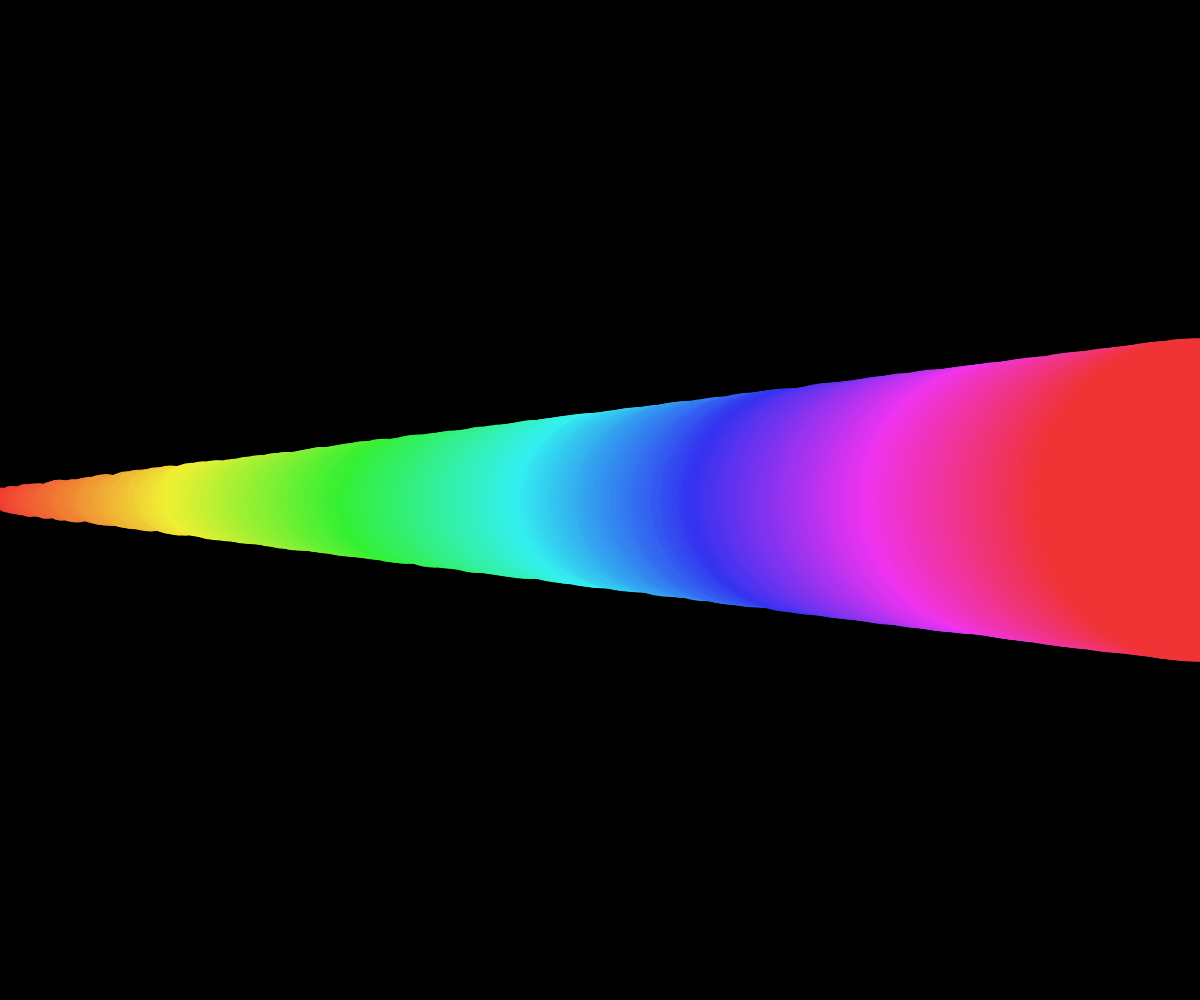
Frame 1 (no input)
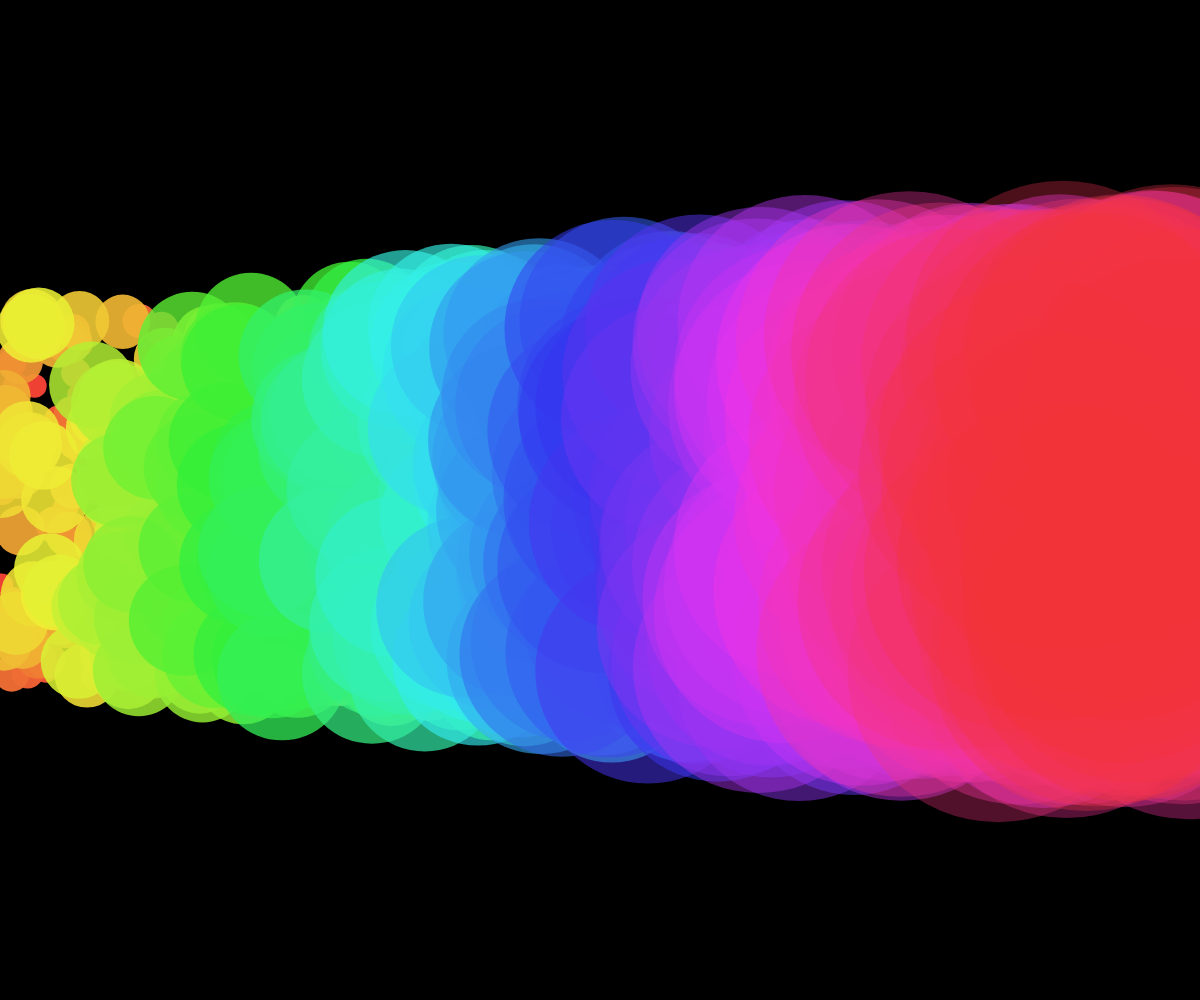
Frame 60 (no input)
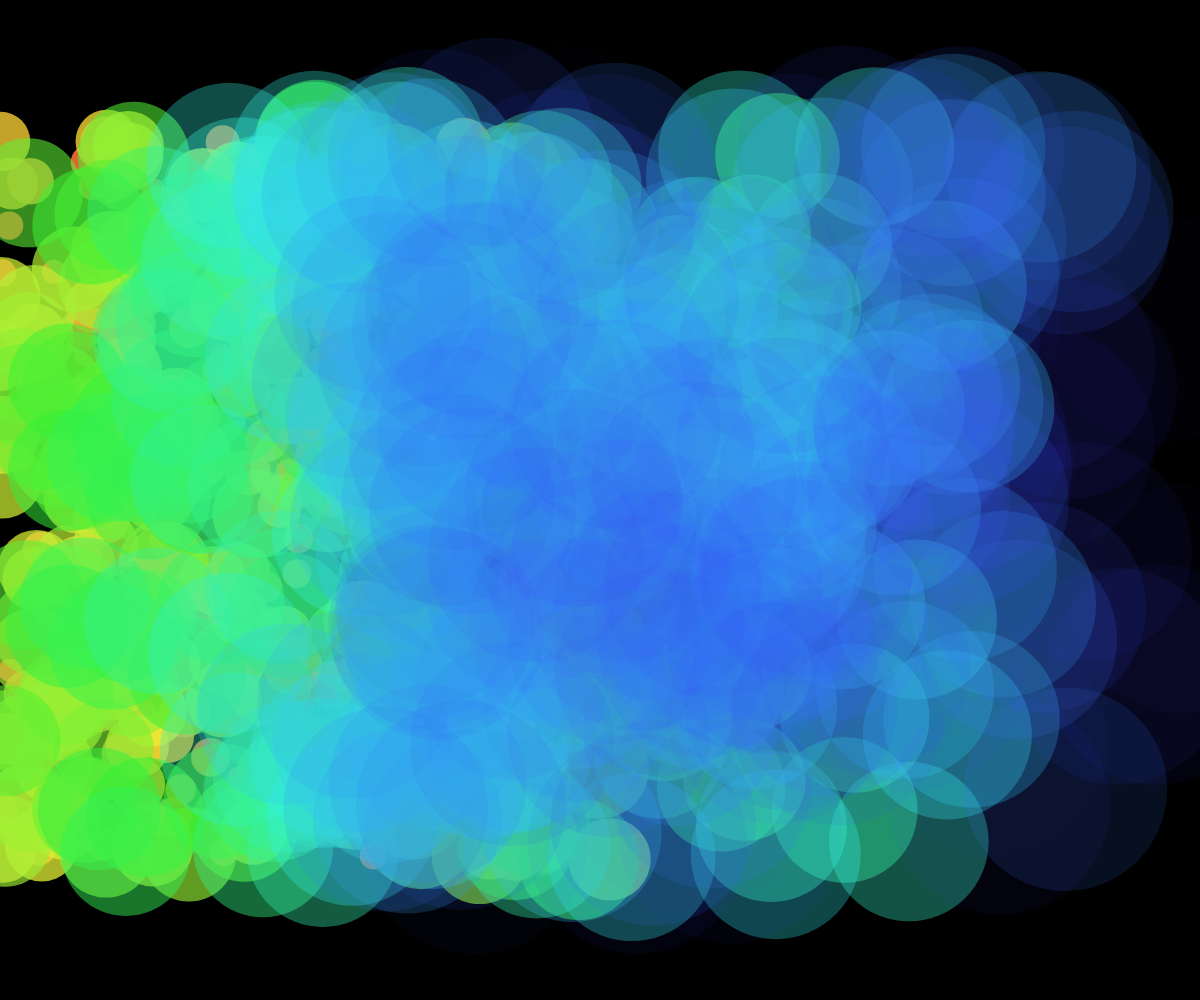
Frame 120 (the mouse pressed at the canvas centre since frame 60)

The p5.js sketch that drew these frames (run headless with seeded random() and noise() and a simulated clock; from frame 60 on, the mouse is pressed at the canvas centre):

// p5.js sketch
// ── sketch.js
let cats = [];
let numCats = 1000;

function setup() {
	createCanvas(windowWidth, windowHeight);

	noStroke();
	colorMode(HSB, 255);

	// Instantiate all of our Cat objects.
	for (let i = 0; i < numCats; i++) {
		// Computer the simple percentage "progress" we've made toward instantiating all of our cats.
		let percentage = i / numCats;

		// Create a cat, and add it to the array at index i.
		cats[i] = new Cat(percentage);
	}
}

function draw() {
	background(0);

	// Loop through our array of cat objects, and call the update function of each one.
	for (let i = 0; i < cats.length; i++) {
		cats[i].update();
	}
}


class Cat {
	//This is the constructor function. When created each 'new' instance of this
	//class, this function was called. The purpose of the constructor is to initialize
	//the object (i.e. add a bunch of variables to the object).
	//
	//'percentage' is passed in as an argument when we create the Cat object.
	constructor(percentage) {
		//NOTE: The word 'this' refers to the object being instantiated.

		// This will evenly space the Cats from left to right. I.e. when pecentage is 0 x will be 0, when percentage
		// is 1, x will be width, when percentage is 0.5, x will be width/2, and so on.
		this.x = percentage * width;
		this.y = height/2;
		this.velX = random(-3,3);
		this.velY = random(-3,3);
		// Make the size of the object based on the percentage value (recall it is gonna be between 0 and 1)
		this.diameter = 20 + percentage * 300;
		// Make the hue of the object based on the percentage value
		this.h = percentage * 255;
		this.s = 200;
		this.b = 240;
		this.alpha = 255;
		// Make the rate that alpha decreases (in update) based on the percentage value. This will make it so
		// the objects further to the right will fade away quicker than the ones on the left.
		this.alphaRate = percentage * 3;
	}

	//This defines a function 'inside' of the object. This function can be called
	//by writing the <variable object name>.<function name>().
	update() {
		this.x += this.velX; //same thing as: this.x = this.x + this.velX
		this.y += this.velY;

		if (this.x < 0 || this.x > width) {
			this.velX *= -1;
		}
		if (this.y < 0 || this.y > height) {
			this.velY *= -1;
		}

		// Make alpha go down.
		this.alpha -= this.alphaRate;

		// Set the color and alpha (alpha is an optional 4th argument that changes the transparency of the color).
		fill(this.h, this.s, this.b, this.alpha);
		ellipse(this.x, this.y, this.diameter, this.diameter);
	}
}
